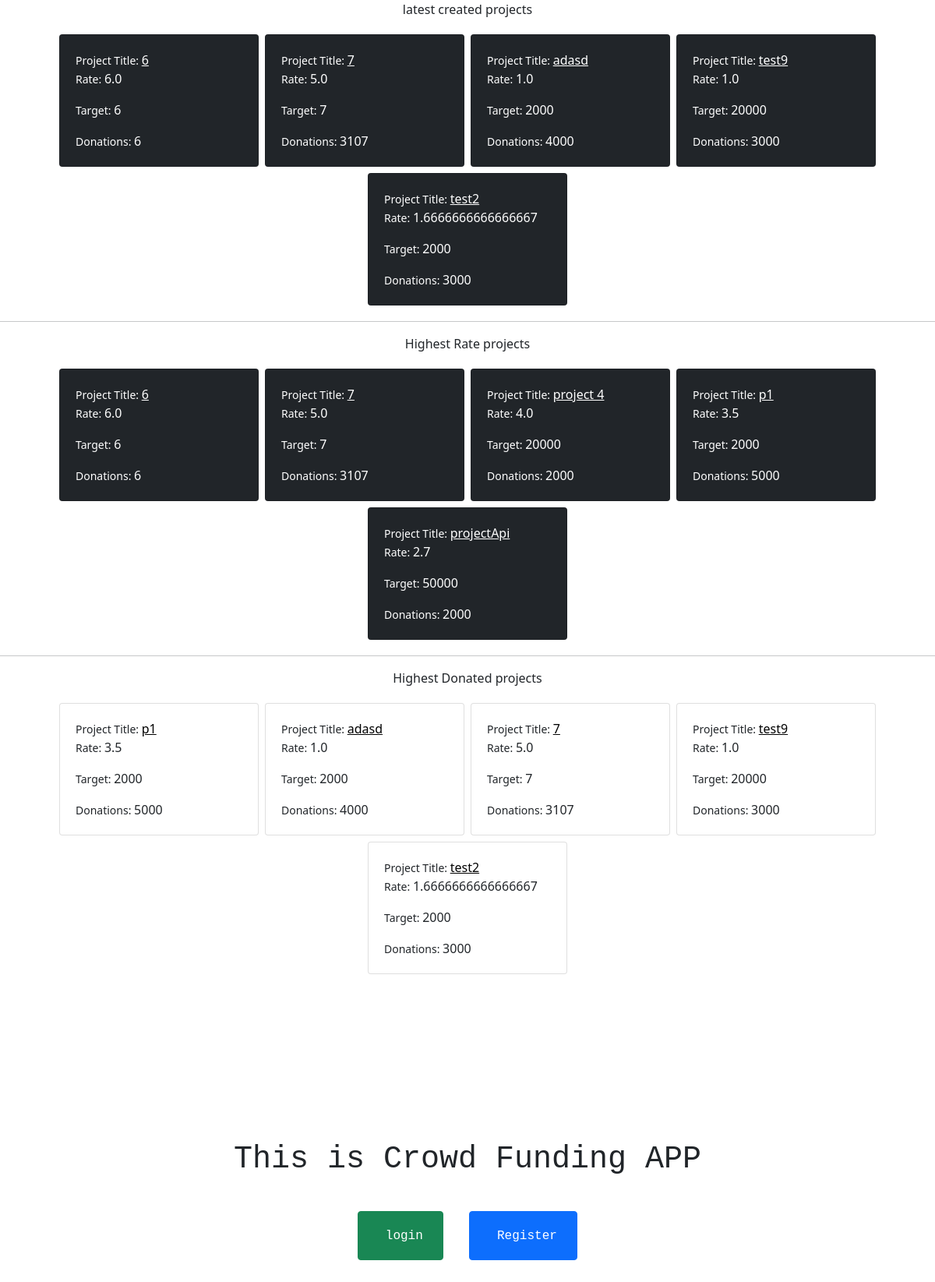
The app's page /, older data.
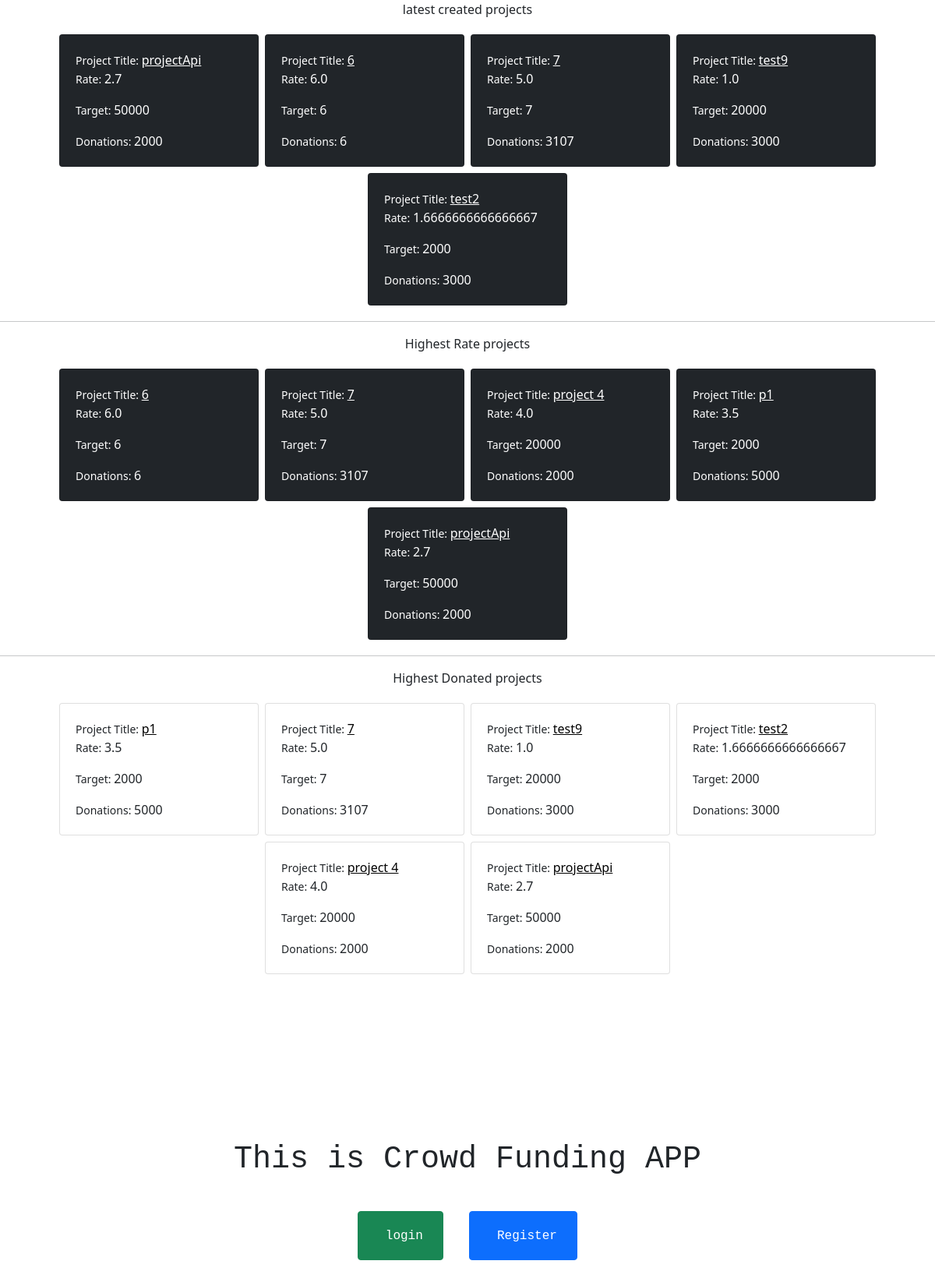
The same page, newer data.
### projectApp/models.py (models this page shows)
class Projects(models.Model):
    project_id = models.AutoField(primary_key=True)
    title = models.CharField(max_length=50)
    project_details = models.CharField(max_length=500)
    total_target = models.IntegerField()
    total_donations = models.IntegerField(default=0)
    avg_rate = models.FloatField(default=0)
    start_date = models.DateField()
    end_date = models.DateField()
    tag = models.CharField(max_length=6, choices=Tags_CHOICES, default='tag1')
    category = models.CharField(max_length=6, choices=CATEGORY_CHOICES, default='cat1')
    raters = models.IntegerField(default=0)
    def __str__(self):
        return self.title

### projectApp/views.py (the view)
# urls.py: path('',projectApp.views.viewLatest, name="home"),
def viewLatest(request):
    latestProjects = Projects.objects.all().order_by('-project_id')[:5][::-1]
    highestRate = Projects.objects.filter(
    avg_rate__gte=Projects.objects.order_by('-avg_rate')[4].avg_rate
).order_by('-avg_rate')
    highestDonations = Projects.objects.filter(
    total_donations__gte=Projects.objects.order_by('-total_donations')[4].total_donations
).order_by('-total_donations')
    print(highestRate)
    return render(request, 'project/home.html', {'latestProjects': latestProjects, 'highestRate':highestRate, 'highestDonations':highestDonations})

### templates/project/home.html (shortened to what this page needs)
{% extends "base.html" %}
{% block name %}
     <div class="card-columns">
<p style="text-align: center;">      latest created projects
</p>
       <div class="row justify-content-center" >      {% for project in latestProjects %}
      <div class="card p-1 m-1 bg-dark"  style="width: 16rem; color: white;">
        <div class="card-body"><small>Project Title: </small><a class="link" style="color: white" href="{% url 'projectdetails' project.project_id %}">{{ project.title }}</a></h5>
          <p class="card-text"><small>Rate: </small>{{project.avg_rate}} </p>
          <p class="card-text"><small>Target: </small>{{project.total_target}} </p>
          <p class="card-text"><small>Donations: </small>{{project.total_donations}} </p>
        </div>
      </div>{% endfor %}
    </div>
      </div>
<hr>
<div class="card-columns">
  <p style="text-align: center;">      Highest Rate projects
  </p>
         <div class="row justify-content-center" >      {% for project in highestRate %}
        <div class="card p-1 m-1 bg-dark text-white"  style="width: 16rem; ">
          <div class="card-body"><small>Project Title: </small><a class="link" style="color: white" href="{% url 'projectdetails' project.project_id %}">{{ project.title }}</a></h5>
            <p class="card-text"><small>Rate: </small>{{project.avg_rate}} </p>
            <p class="card-text"><small>Target: </small>{{project.total_target}} </p>
            <p class="card-text"><small>Donations: </small>{{project.total_donations}} </p>
          </div>
        </div>{% endfor %}
      </div>
        </div>
<hr>
<div class="card-columns">
  <p style="text-align: center;">      Highest Donated projects
  </p>
         <div class="row justify-content-center" >      {% for project in highestDonations %}
        <div class="card p-1 m-1"  style="width: 16rem; ">
          <div class="card-body"><small>Project Title: </small><a class="link" style="color: black" href="{% url 'projectdetails' project.project_id %}">{{ project.title }}</a></h5>
            <p class="card-text"><small>Rate: </small>{{project.avg_rate}} </p>
            <p class="card-text"><small>Target: </small>{{project.total_target}} </p>
            <p class="card-text"><small>Donations: </small>{{project.total_donations}} </p>
          </div>
        </div>{% endfor %}
      </div>
        </div>
{% endblock name %}

Row changes from the older to the newer data that the page shows:
removed Projects: title "adasd", avg_rate "1.0", total_target "2000", total_donations "4000"
now on one of the page's lists (row unchanged): Projects: title "projectApi", avg_rate "2.7", total_target "50000", total_donations "2000"
now on one of the page's lists (row unchanged): Projects: title "project 4", avg_rate "4.0", total_target "20000", total_donations "2000"
